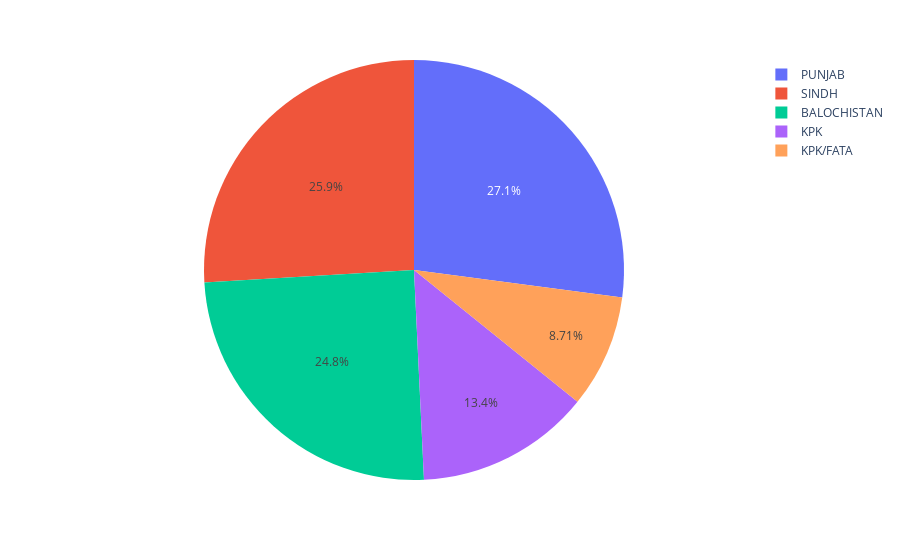

This figure's notebook cell:
### Code cell
fig = px.pie(df, names="PROVINCE")
fig.show()

### Figure 1 — Plotly figure (JSON) as saved in the notebook; plotly's stock layout.template omitted (floating-point values rounded to 4 significant figures; data arrays with more than 128 entries replaced by an {"elided": "..."} marker saying what was removed)
{"data": [{"domain": {"x": [0, 1], "y": [0, 1]}, "hovertemplate": "PROVINCE=%{label}<extra></extra>", "labels": {"elided": "528 str values"}, "legendgroup": "", "name": "", "showlegend": true, "type": "pie"}], "layout": {"legend": {"tracegroupgap": 0}, "margin": {"t": 60}, "autosize": true}}
